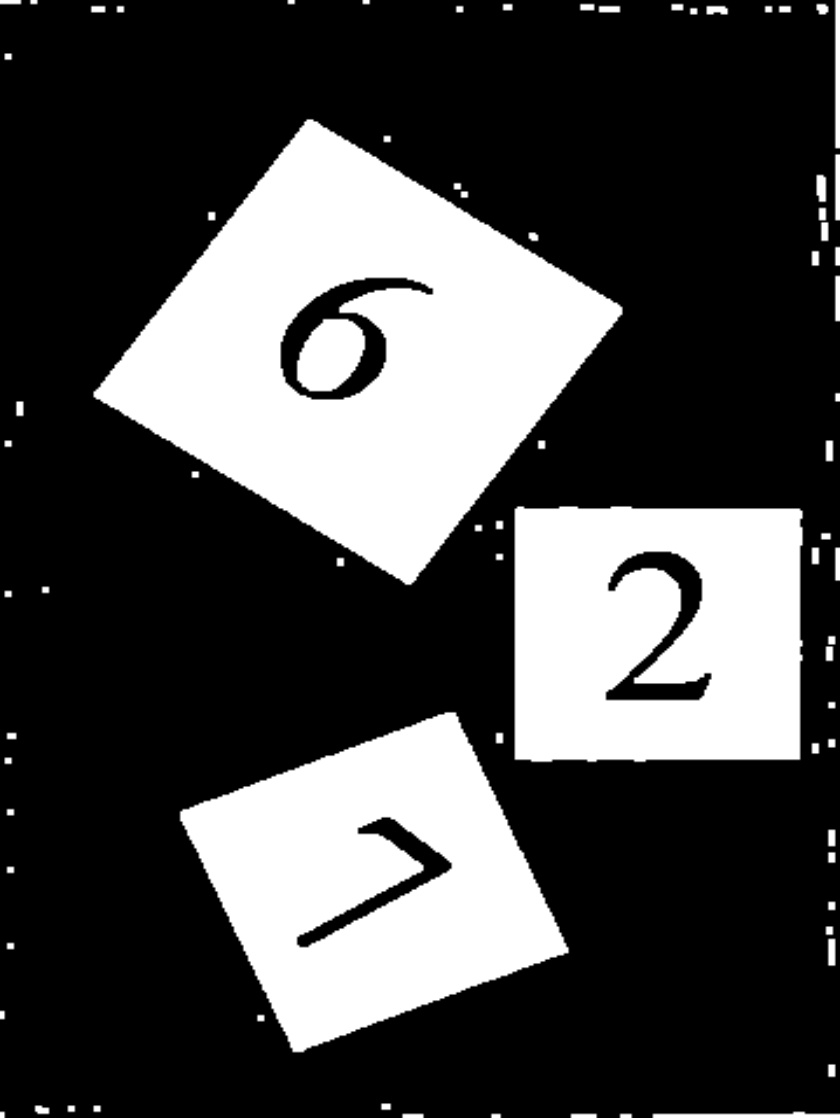
#> input picture yolo/input/test.jfif, 840 x 1118 px
$ python 2.py
#> lines starting #> are read from the running program, lines starting #| are printed output that depends on the picture; after the words box and inside, x2 and y2 are one past the last pixel; in counts of white or black regions, pixels touching at a corner belong together
#> the answer given: input/test.jfif
import cv2
import numpy as np
import os

def extract_white_rectangles_simple(image_path):
    """
    简单版本：从图像中提取白色矩形区域
    """
#> called with image_path = 'input/test.jfif'

    # 读取图像
    img = cv2.imread(image_path)
#> img is the input picture: shape (1118, 840, 3); min 0, max 255, mean 73.9
    if img is None:
        print(f"错误: 无法读取图像 {image_path}")
        return

    print(f"原始图像尺寸: {img.shape}")
#| 原始图像尺寸: (1118, 840, 3)

    # 转换为灰度图
    gray = cv2.cvtColor(img, cv2.COLOR_BGR2GRAY)

    # 二值化 - 提取白色区域 (阈值220以上为白色)
    _, white_mask = cv2.threshold(gray, 220, 255, cv2.THRESH_BINARY)
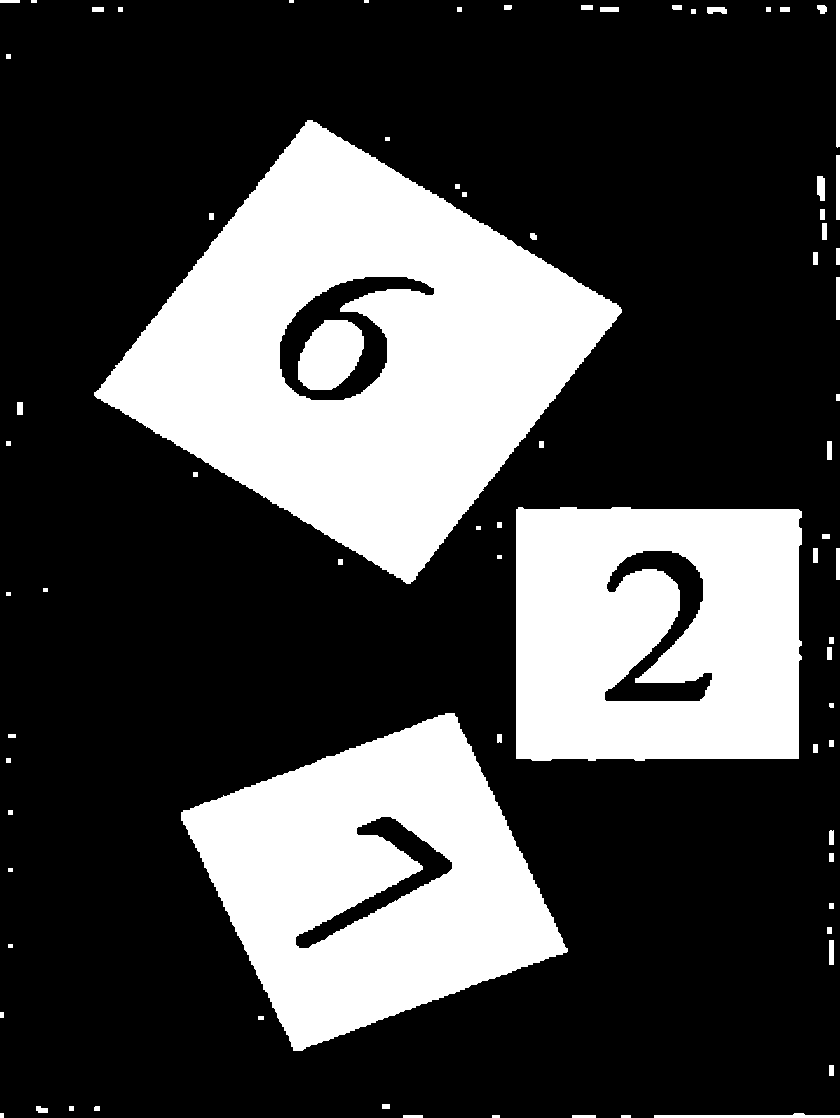
#> white_mask: shape (1118, 840); 28.2% white; 78 white regions (3 under 20 px), largest, box (x1, y1, x2, y2) and area: (94, 120, 622, 584) 117943, (181, 713, 568, 1051) 73238, (516, 507, 802, 761) 65460

    # 形态学操作 - 连接断开的区域，去除噪点
    kernel = np.ones((3, 3), np.uint8)
    white_mask = cv2.morphologyEx(white_mask, cv2.MORPH_CLOSE, kernel, iterations=2)
#> white_mask: shape (1118, 840); 28.2% white; 76 white regions (3 under 20 px), largest, box (x1, y1, x2, y2) and area: (94, 120, 622, 584) 117947, (181, 713, 568, 1051) 73242, (516, 507, 802, 761) 65460
    white_mask = cv2.morphologyEx(white_mask, cv2.MORPH_OPEN, kernel, iterations=1)

    # 查找连通域
    num_labels, labels, stats, centroids = cv2.connectedComponentsWithStats(white_mask, connectivity=8)
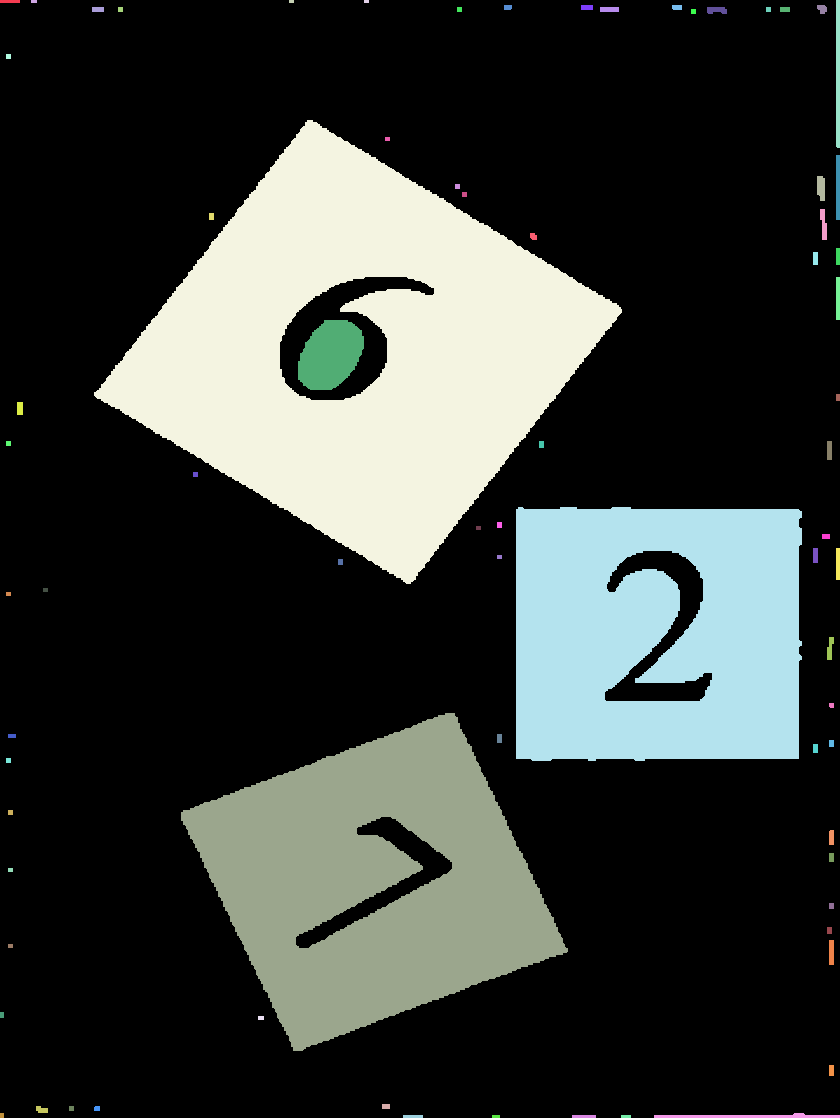
#> labels: shape (1118, 840) int32; 77 distinct labels, from 0 to 76; one colour per label, 0 black
#> num_labels = 77; stats = 77 rows, first 6: [0, 0, 840, 1118, 674181], [0, 0, 20, 3, 60], [31, 0, 6, 3, 18], [289, 0, 5, 3, 15], [364, 0, 5, 3, 15], [836, 0, 4, 148, 591]; centroids = 77 pairs, first value 1.5 to 837.5, second value 1 to 1116

    print(f"找到 {num_labels-1} 个白色区域")
#| 找到 76 个白色区域

    # 创建输出目录
    output_dir = "white_rectangles"
    if not os.path.exists(output_dir):
        os.makedirs(output_dir)

    # 处理每个连通域
    extracted_count = 0
    debug_img = img.copy()

    for i in range(1, num_labels):  # 跳过背景(标签0)
        # 获取边界框信息
        x, y, w, h, area = stats[i]

        # 过滤条件
        min_area = 500  # 最小面积
        max_area = img.shape[0] * img.shape[1] * 0.8  # 最大面积（不超过图像80%）

        if area < min_area or area > max_area:
            continue

        # 检查宽高比（过滤过于细长的区域）
        aspect_ratio = w / h
        if aspect_ratio < 0.1 or aspect_ratio > 10:
            continue

        # 扩展边界（包含可能的边框）
        margin = 5
        x1 = max(0, x - margin)
        y1 = max(0, y - margin)
        x2 = min(img.shape[1], x + w + margin)
        y2 = min(img.shape[0], y + h + margin)

        # 提取矩形区域
        rect_img = img[y1:y2, x1:x2]

        # 保存提取的矩形
        filename = f"white_rect_{extracted_count+1:03d}_area{area}_pos{x}x{y}.png"
        filepath = os.path.join(output_dir, filename)
        cv2.imwrite(filepath, rect_img)

        # 在调试图像上标记
        cv2.rectangle(debug_img, (x1, y1), (x2, y2), (0, 255, 0), 2)
        cv2.putText(debug_img, f"{extracted_count+1}", (x1, y1-10),
                   cv2.FONT_HERSHEY_SIMPLEX, 0.7, (0, 255, 0), 2)

        extracted_count += 1
        print(f"提取矩形 {extracted_count}: {filename}")
        print(f"  位置: ({x}, {y}), 尺寸: {w}x{h}, 面积: {area}")
#> this loop made 76 passes
#> (x, y, w, h, area) on passes 1, 6, 7, 8, 9, 10, 11, 12, 13, 14, 15, 16: (0, 0, 20, 3, 60), (504, 5, 8, 5, 39), (581, 5, 12, 5, 60), (672, 5, 10, 5, 49), (817, 5, 10, 9, 70), (92, 7, 12, 5, 60), (118, 7, 5, 5, 25), (457, 7, 5, 5, 25), (600, 7, 19, 5, 95), (707, 7, 20, 7, 118), (766, 7, 5, 5, 25), (780, 7, 10, 5, 50)
#> (x, y, w, h, area, aspect_ratio, x1, y1) on passes 19, 31, 38, 50: (94, 120, 528, 464, 117947, 1.14, 89, 115), (298, 320, 66, 70, 3478, 0.943, 293, 315), (516, 507, 286, 254, 65460, 1.13, 511, 502), (181, 713, 387, 338, 73242, 1.14, 176, 708)
#| 提取矩形 1: white_rect_001_area117947_pos94x120.png
#|   位置: (94, 120), 尺寸: 528x464, 面积: 117947
#| 提取矩形 2: white_rect_002_area3478_pos298x320.png
#|   位置: (298, 320), 尺寸: 66x70, 面积: 3478
#| 提取矩形 3: white_rect_003_area65460_pos516x507.png
#|   位置: (516, 507), 尺寸: 286x254, 面积: 65460
#| 提取矩形 4: white_rect_004_area73242_pos181x713.png
#|   位置: (181, 713), 尺寸: 387x338, 面积: 73242
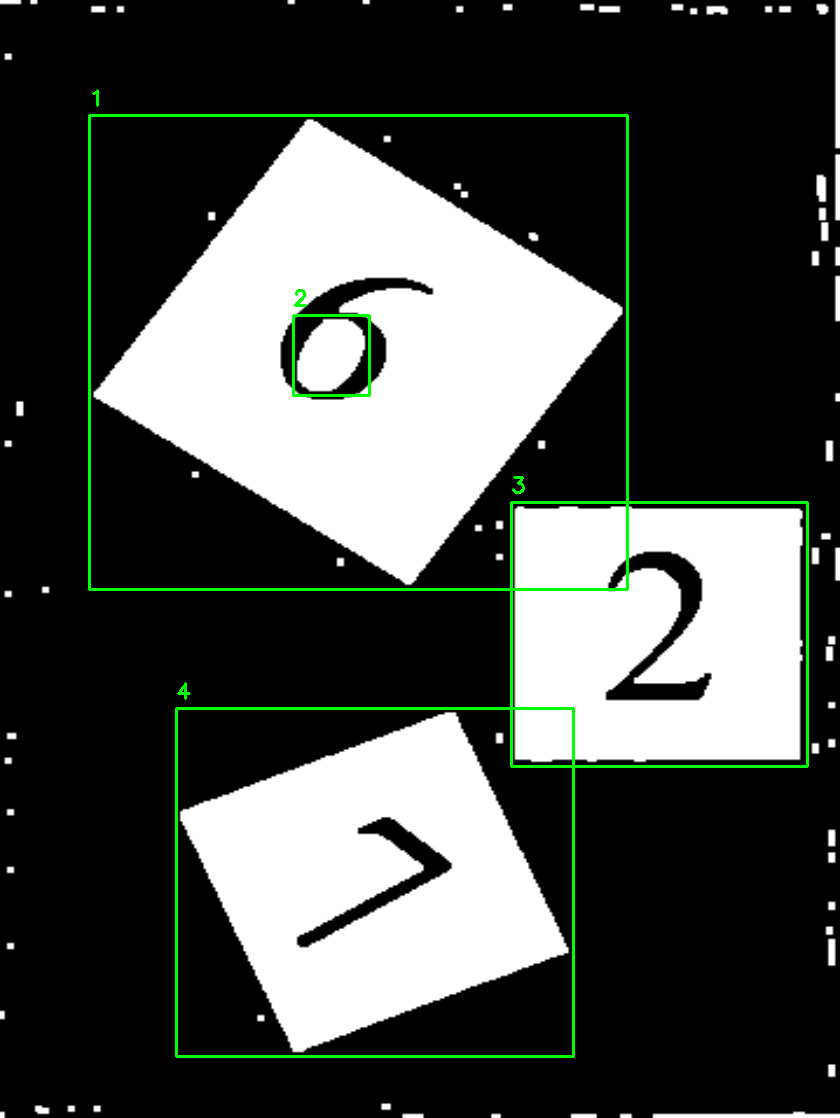
#> debug_img: shape (1118, 840, 3); 1.62% of pixels changed, all inside (x1, y1, x2, y2) = (88, 89, 809, 1058)
#> after the loop, extracted_count = 4

    # 保存调试图像
    cv2.imwrite(os.path.join(output_dir, "debug_marked.png"), debug_img)
    cv2.imwrite(os.path.join(output_dir, "white_mask.png"), white_mask)

    print(f"\n完成！共提取了 {extracted_count} 个白色矩形")
#| 完成！共提取了 4 个白色矩形
    print(f"结果保存在: {output_dir}/")
#| 结果保存在: white_rectangles/
    print("- debug_marked.png: 标记了检测区域的原图")
    print("- white_mask.png: 白色区域的二值化mask")
    print("- white_rect_*.png: 提取的各个矩形区域")

if __name__ == "__main__":
    # 获取用户输入的图像路径
    image_path = input("请输入图像路径: ").strip()

    # 去除可能的引号
    if image_path.startswith('"') and image_path.endswith('"'):
        image_path = image_path[1:-1]
    if image_path.startswith("'") and image_path.endswith("'"):
        image_path = image_path[1:-1]

    # 检查文件是否存在
    if not os.path.exists(image_path):
        print(f"错误: 图像文件不存在: {image_path}")
        exit(1)

    # 执行提取
    extract_white_rectangles_simple(image_path)
